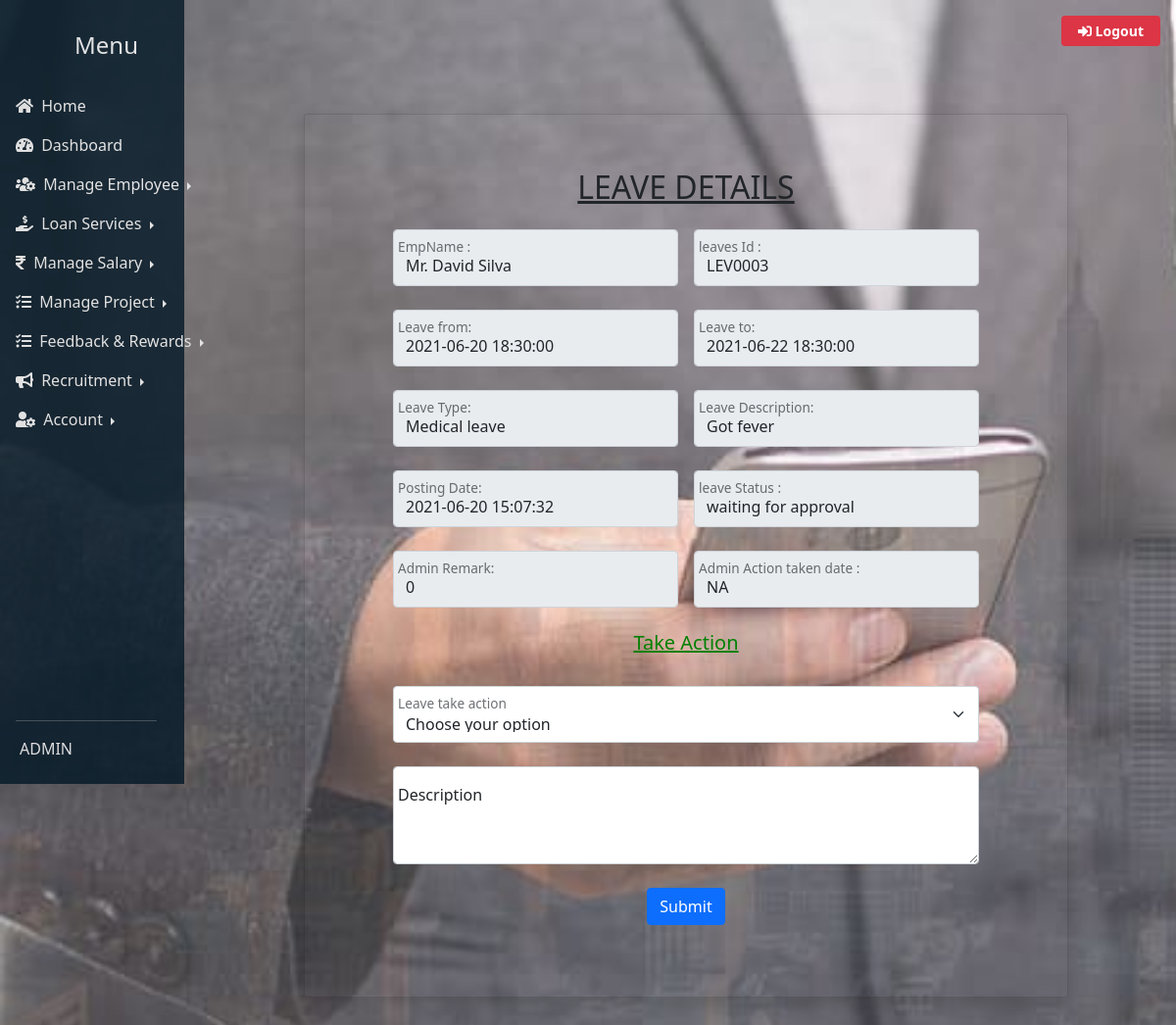
/admin.php?pg=leaves_3.php&leaveid=3 (signed in), run on the app's committed database.
### tables this page shows
CREATE TABLE IF NOT EXISTS `leaves` (
  `ID` int(5) NOT NULL AUTO_INCREMENT,
  `Leave_ID` varchar(7) NOT NULL,
  `EmpID` varchar(5) NOT NULL,
  `Empname` varchar(200) NOT NULL,
  `LeaveType` varchar(25) NOT NULL,
  `FromDate` timestamp NOT NULL DEFAULT CURRENT_TIMESTAMP,
  `ToDate` timestamp NOT NULL DEFAULT CURRENT_TIMESTAMP,
  `Duration` int(15) NOT NULL,
  `Description` mediumtext NOT NULL,
  `PostingDate` timestamp NOT NULL DEFAULT CURRENT_TIMESTAMP,
  `AdminRemark` mediumtext,
  `AdminRemarkDate` timestamp NULL DEFAULT NULL,
  `Status` int(1) NOT NULL,
  `ISRead` int(1) NOT NULL,
  `username` varchar(100) DEFAULT NULL,
  PRIMARY KEY (`Leave_ID`),
  UNIQUE KEY `ID` (`ID`)
);

### leaves_3.php (the view, shortened to what this page needs)
<?php
include('config1.php');
 if (empty($_SESSION['id'])) {
      header('location: login.php');
  }
else{
 ?>
<!DOCTYPE html>
<html lang="en">
    <head>
        <link rel="stylesheet" href="bootstrap/css/bootstrap.min.css">
        <link rel="stylesheet" href="https://cdnjs.cloudflare.com/ajax/libs/font-awesome/5.15.3/css/all.min.css">
        <link rel="stylesheet" href="css/form.css">
    </head>
   <body style="background-image: url('images/c1.jpg'); background-repeat: no-repeat, repeat; background-size: cover; background-position: left; background-attachment: fixed;">
    <div class="content-wrapper p-t-100 p-b-100 font-robo" style="text-align:center;">
      <div class="wrapper wrapper--w780 ">
        <div class="card card-1"  style="background: transparent;">
          <div class="card-body">
			  <form class="row g-3 needs-validation" action="" method="post" name="Leave_details" enctype="multipart/form-data">
				<h2 class="title"><u>LEAVE DETAILS</u></h2>
        <form class="row g-3 needs-validation" action="" method="post" name="add-loan-form" enctype="multipart/form-data">
<?php
$lid=intval($_GET['leaveid']);
$sql = " SELECT * FROM leaves where ID='$lid'";
$query = $dbh -> prepare($sql);
$query->bindParam(':lid',$lid,PDO::PARAM_STR);
$query->execute();
$results=$query->fetchAll(PDO::FETCH_OBJ);
$cnt=1;
if($query->rowCount() > 0)
{
foreach($results as $result)
{
      ?>
	   <div class="form-floating mb-2 col-md-6">
    <input type="text" class="form-control" name="empname" id="floatingInput" placeholder="" value='<?php echo htmlentities($result->Empname);?>' disabled>
    <label for="floatingInput" class="form-label">EmpName :</label>
  </div>
  <div class="form-floating mb-2 col-md-6">
    <input type="text" class="form-control" name="lid" id="floatingInput" placeholder="" value='<?php echo htmlentities($result->Leave_ID);?>' disabled>
    <label for="floatingInput" class="form-label">leaves Id :</label>
  </div>
    <div class="form-floating mb-2 col-md-6">
    <input type="text" class="form-control" name="leavefrom" id="floatingInput" placeholder="" value='<?php echo htmlentities($result->FromDate);?>' disabled>
    <label for="floatingInput" class="form-label">Leave from:</label>
  </div>
  <div class="form-floating mb-2 col-md-6">
    <input type="text" class="form-control" name="leaveto" id="floatingInput" placeholder="" value='<?php echo htmlentities($result->ToDate);?>' disabled>
    <label for="floatingInput" class="form-label">Leave to:</label>
  </div>
  <div class="form-floating mb-2 col-md-6">
    <input type="text" class="form-control" name="leavetype" id="floatingInput" placeholder=""  value='<?php echo htmlentities($result->LeaveType);?>' disabled>
    <label for="floatingInput" class="form-label">Leave Type:</label>
  </div>
  <div class="form-floating mb-2 col-md-6">
    <input type="text" class="form-control" name="discription" id="floatingInput" placeholder="" value='<?php echo htmlentities($result->Description);?>' disabled>
    <label for="floatingInput" class="form-label">Leave Description:</label>
  </div>
  <div class="form-floating mb-2 col-md-6">
    <input type="text" class="form-control" name="postingdate" id="floatingInput" placeholder="" value='<?php echo htmlentities($result->PostingDate);?>' disabled>
    <label for="floatingInput" class="form-label">Posting Date:</label>
  </div>
   <div class="form-floating mb-2 col-md-6">
	<input type="text" class="form-control" name="st" id="floatingInput" value="<?php $status=$result->Status;
if ($status==1) {
  echo "Approved";
} elseif ($status==2) {
  echo "Not Approved";
} else {
  echo "waiting for approval";
}
?>"disabled>
    <label for="floatingInput" class="form-label">leave Status :</label>
  </div>
   <div class="form-floating mb-2 col-md-6">
    <input type="text" class="form-control" name="des" id="floatingInput" placeholder="" value='<?php
	if($result->AdminRemark==""){
	echo "waiting for Approval";
	}
	else{
	echo htmlentities($result->AdminRemark);
	} ?>' disabled>
    <label for="floatingInput" class="form-label">Admin Remark: </label>
  </div>
  <div class="form-floating mb-2 col-md-6">
    <input type="text" class="form-control" name="admremarkdate" id="floatingInput" placeholder="" value='<?php
	if($result->AdminRemarkDate==""){
	echo "NA";
	}
	else{
	echo htmlentities($result->AdminRemarkDate);
	} ?>' disabled>
    <label for="floatingInput" class="form-label">Admin Action taken date :</label>
  </div>
  <?php
if($status==0)
{
?>
	<div class="col-12  d-flex justify-content-center mb-2">
    <h5 style="color:green;"><u>Take Action</u></h5>
    </div>
	<div class="form-floating mb-2 col-md-12">
	<select class="form-select" name="status" id="floatingSelect" aria-label="Floating label select";>
	<option value="">Choose your option</option>
    </select>
    <label for="floatingSelect" class="form-label">Leave take action</label>
    </div>
	 <div class="form-floating mb-2 col-md-12">
	<textarea class="form-control" name="description" placeholder="Enter the payment discription" id="floatingTextarea2" style="height: 100px"></textarea>
	<label for="floatingTextarea2">Description</label>
    </div>
	<div class="col-12  d-flex justify-content-center mb-2">
    <button type="submit" class="btn btn-primary" name="update">Submit</button>
    </div>
<?php } ?>
           <?php $cnt++;} }?>
</form>
				</div>
			</div>
        </div>
    </div>
    </body>
</html>
<?php } ?>

### css/form.css (style rules this page uses)
.card { overflow: hidden; -webkit-border-radius: 3px; -moz-border-radius: 3px; border-radius: 3px; }
.card-1 { -webkit-box-shadow: 0px 8px 20px 0px rgba(0, 0, 0, 0.15); -moz-box-shadow: 0px 8px 20px 0px rgba(0, 0, 0, 0.15); box-shadow: 0px 8px 20px 0px rgba(0, 0, 0, 0.15); }
.card-1 .card-body { padding: 0 90px; padding-top: 55px; padding-bottom: 65px; }
.p-t-100 { padding-top: 100px; }
.p-b-100 { padding-bottom: 100px; }
.wrapper { margin: 0 auto; }
.wrapper--w780 { max-width: 780px; }
@media (min-width: 1199.98px) and (max-width: 1399.98px) { .content-wrapper { margin-left: 200px; } }

### data on the page
leaves: empname "Mr. David Silva", lid "LEV0003", leavefrom "2021-06-20 18:30:00", leaveto "2021-06-22 18:30:00", leavetype "Medical leave", discription "Got fever", postingdate "2021-06-20 15:07:32", st "waiting for approval", des "0", admremarkdate "NA"
